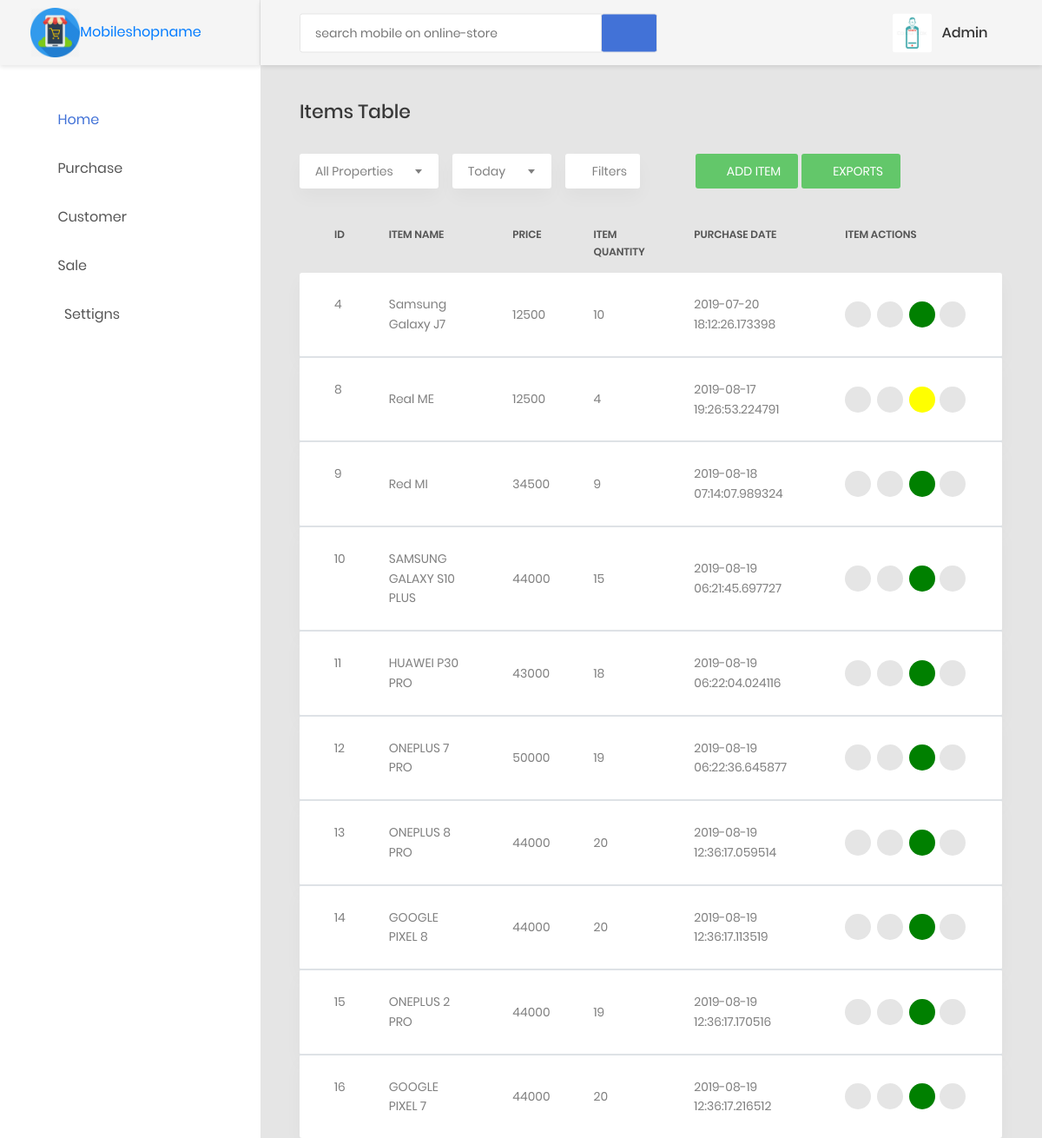
Page /viewitems (signed in) on the earlier database version.
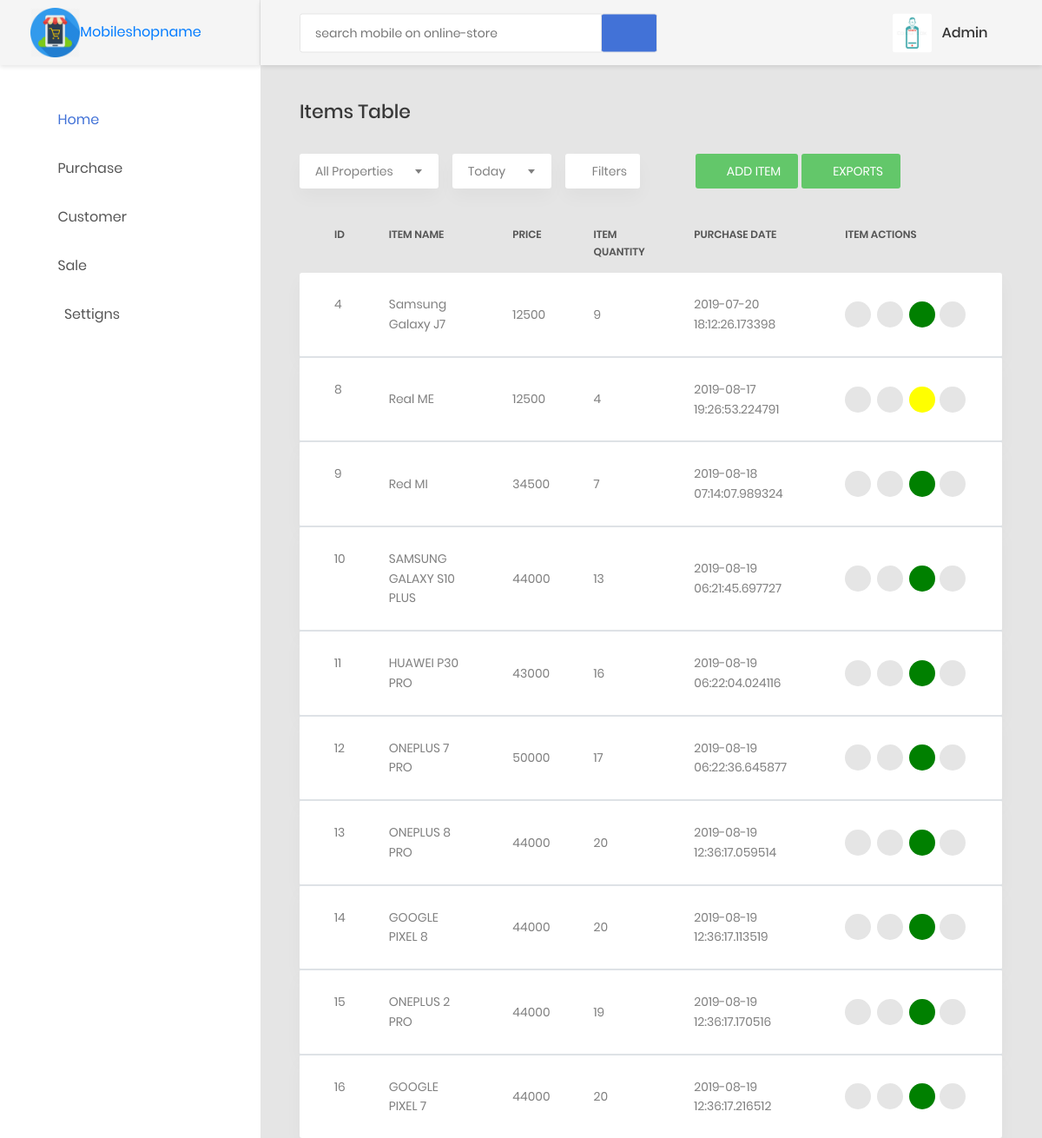
Same page on the later database version.
### models/create_models.py (models this page shows, shortened)
class Items(db.Model):
    __tablename__='items'
    i_id = db.Column(db.Integer, primary_key=True)
    item_name = db.Column(db.String(255), nullable=False)
    item_quantity = db.Column(db.String(255), nullable=False)
    item_price = db.Column(db.String(255), nullable=False)
    barcode = db.Column(db.LargeBinary)
    purchase_date = db.Column(db.DateTime, nullable=False, default=datetime.utcnow)
    modified_date = db.Column(db.DateTime, nullable=False, default=datetime.utcnow, onupdate=datetime.utcnow)
    sales = db.relationship("SalesItems", backref="items", lazy='dynamic')
    __table_args__ = (CheckConstraint(item_quantity > -1), {})

### items/items.py (the view)
@item.route('/viewitems')
def viewitems():
    items = Items.query.all()
    return render_template('static priya mobile/items/viewitems.html',items=items)

### customers/customers.py (called while the page is built)
@customer.before_app_request
def load_logged_in_user():
    user_id = session.get('user_id')
    if user_id is None:
        g.user = None
    else:
        g.user = User.query.filter_by(id=user_id).first()

### users/adduser.py (called while the page is built)
@auth.before_app_request
def load_logged_in_user():
    user_id = session.get('user_id')
    if user_id is None:
        g.user = None
    else:
        g.user = User.query.filter_by(id=user_id).first()

### templates/static priya mobile/items/viewitems.html (shortened to what the changed rows need)
{% extends 'static priya mobile/base1.html' %}
{% block content %}
                    {% if g.user %}
                        <div class="row">
                            <div class="col-md-12">
                                <div class="table-responsive table-responsive-data2">
                                    <table class="table table-data2" id="myTable">
                                        <thead>
                                            <tr>
                                                <th>ID</th>
                                                <th>Item Name</th>
                                                <th>Price</th>
                                                <th>Item Quantity</th>
                                                <th>Purchase date</th>
                                                <th>Item Actions</th>
                                            </tr>
                                        </thead>
                                        {% for item in items %}
                                        {% if item.item_quantity|int > -1 %}
                                        <tbody>
                                            <tr class="tr-shadow">
                                                <td>
                                                    {{ item.i_id }}
                                                </td>
                                                <td>
                                                    {{ item.item_name }}
                                                </td>
                                                <td>
                                                    {{ item.item_price }}
                                                </td>
                                                <td>
                                                    {{ item.item_quantity }}
                                                </td>
                                                <td>
                                                    {{ item.purchase_date }}
                                                </td>
                                                <td>
                                                    <div class="table-data-feature">
                                                        {% if item.item_quantity|int > 0 %}
                                                        <a href="{{ url_for('item.saleitem', id=item.i_id) }}"><button class="item" data-toggle="tooltip" data-placement="top" title="Sale">
                                                            <i class="fas fa-cart-arrow-down"></i>
                                                    </button></a>&nbsp;&nbsp;
                                                        {% else %}
                                                        <button class="item" data-toggle="tooltip" data-placement="top" title="empty" style="background-color: #f44336;">
                                                            <i class="fab fa-accessible-icon"></i>
                                                    </button>&nbsp;&nbsp;
                                                        {% endif %}
                                                        <a href="{{ url_for('item.updateitem' , id=item.i_id) }}"><button class="item" data-toggle="tooltip" data-placement="top" title="Edit">
                                                            <i class="zmdi zmdi-edit"></i>
                                                        </button></a>&nbsp;&nbsp;
                                                        {% if item.item_quantity|int < 5 %}
                                                        <button class="item" data-toggle="tooltip" data-placement="top" title="status" style="background-color:yellow">
                                                            <i class="fab fa-accessible-icon"></i>
                                                        </button>
                                                        {% elif item.item_quantity|int > 5 %}
                                                        <button class="item" data-toggle="tooltip" data-placement="top" title="status" style="background-color:green">
                                                            <i class="fab fa-accessible-icon"></i>
                                                        </button>
                                                        {% endif %}
                                                        <a href="{{ url_for('item.deleteitem' , id=item.i_id) }}"><button class="item" data-toggle="tooltip" data-placement="top" title="Delete">
                                                            <i class="zmdi zmdi-delete"></i>
                                                        </button></a>&nbsp;&nbsp;
                                                    </div>
                                                </td>
                                            </tr>
                                        </tbody>
                                        {% endif %}
                                        {% endfor %}
                                    </table>
                                </div>
             {% endif %}
          {% endblock %}

Differences in the rows shown:
changed Items "Samsung Galaxy J7": item_quantity "10" → "9"
changed Items "Red MI": item_quantity "9" → "7"
changed Items "SAMSUNG GALAXY S10 PLUS": item_quantity "15" → "13"
changed Items "HUAWEI P30 PRO": item_quantity "18" → "16"
changed Items "ONEPLUS 7 PRO": item_quantity "19" → "17"
